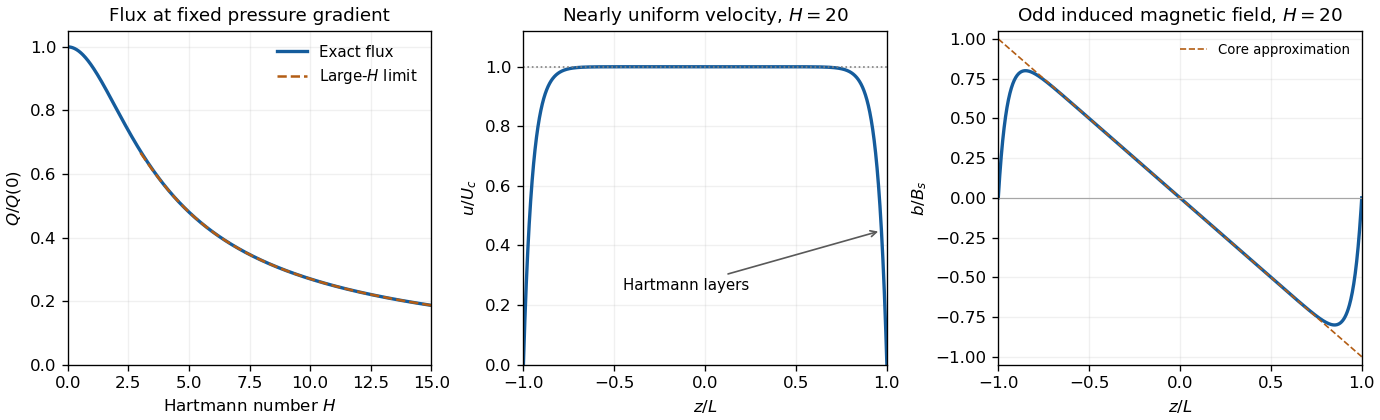

Source code (Python):
#!/usr/bin/env python3
"""Original required sketches. Python 3.14, NumPy 2.3.5, Matplotlib 3.10.7.

Run from the intended _media directory: the opaque PNG is written to cwd only.
Dependencies are those already declared in the repository pyproject.toml.
"""
import os
from pathlib import Path
os.environ.setdefault('MPLCONFIGDIR',str(Path.cwd()/'.matplotlib-cache'))
import numpy as np
import matplotlib
matplotlib.use('Agg')
import matplotlib.pyplot as plt

def main():
    plt.rcParams.update({'font.size':10,'axes.titlesize':11,'figure.facecolor':'white','axes.facecolor':'white'})
    fig,axes=plt.subplots(1,3,figsize=(11.5,3.5),dpi=120,layout='constrained')
    H=np.linspace(0,15,700)
    q=np.empty_like(H);small=H<0.05
    q[small]=1-H[small]**2/15+2*H[small]**4/315
    q[~small]=3*(H[~small]/np.tanh(H[~small])-1)/H[~small]**2
    axes[0].plot(H,q,color='#155c9c',lw=2,label='Exact flux')
    hs=np.linspace(3,15,300)
    axes[0].plot(hs,3*(1/hs-1/hs**2),'--',color='#b35d14',label='Large-$H$ limit')
    axes[0].set(xlabel='Hartmann number $H$',ylabel='$Q/Q(0)$',title='Flux at fixed pressure gradient',xlim=(0,15),ylim=(0,1.05));axes[0].legend(frameon=False,fontsize=9)
    z=np.linspace(-1,1,1001);hh=20.
    u=(1/np.tanh(hh))*(1-np.cosh(hh*z)/np.cosh(hh))
    b=-z+np.sinh(hh*z)/np.sinh(hh)
    axes[1].plot(z,u,color='#155c9c',lw=2);axes[1].axhline(1,color='0.5',ls=':',lw=1)
    axes[1].set(xlabel='$z/L$',ylabel='$u/U_c$',title='Nearly uniform velocity, $H=20$',xlim=(-1,1),ylim=(0,1.12))
    axes[1].annotate('Hartmann layers',xy=(0.97,0.45),xytext=(-0.45,0.25),arrowprops={'arrowstyle':'->','color':'0.35'},fontsize=9)
    axes[2].plot(z,b,color='#155c9c',lw=2);axes[2].plot(z,-z,ls='--',color='#b35d14',lw=1,label='Core approximation')
    axes[2].axhline(0,color='0.65',lw=0.7)
    axes[2].set(xlabel='$z/L$',ylabel='$b/B_s$',title='Odd induced magnetic field, $H=20$',xlim=(-1,1),ylim=(-1.05,1.05));axes[2].legend(frameon=False,fontsize=8)
    for ax in axes:ax.grid(alpha=0.18)
    fig.savefig('paper-318-hartmann-flow.png',dpi=120,facecolor='white',transparent=False)
    plt.close(fig)
if __name__=='__main__':main()
